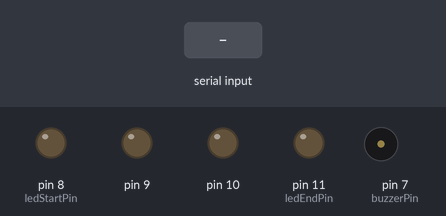
Simulated run of this sketch. Board: Arduino Uno, built with avr-gcc and run on an emulated ATmega328P. On the bench: output pins drawn as LEDs (lit = HIGH), buzzer (waves = sounding, pin HIGH). The inputs (shaded band) are chosen by the test bench. What the sketch prints to the serial monitor is not drawn.

Above: at 1.8 s.
1.9 s: "0\n" received over Serial
At 2.3 s:
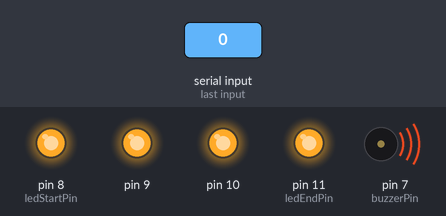
Timing chart, 0 to 4.9 s (numbered marks = the images above; inputs shaded):
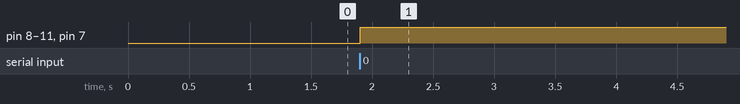

The sketch:

buzzer_timer.ino
```cpp
const int ledStartPin = 8;
const int ledEndPin = 11;

const int buzzerPin = 7;

int delayMs;

// To pass to int *result, use & but to pass to int &result just use result
void getUserInput(char *msg, int *result) {
  Serial.print(msg);

  while (Serial.available() > 0) Serial.read();
  while (Serial.available() == 0) {}

  *result = Serial.parseInt();
}

void setup() {
  Serial.begin(9600);
  delay(1000);

  for (int i = ledStartPin; i <= ledEndPin; i++) {
    pinMode(i, OUTPUT);
  }

  pinMode(buzzerPin, OUTPUT);

  getUserInput("Enter the amount of seconds you want to wait: ", &delayMs);
  delay(delayMs * 1000);
}

void loop() {
  digitalWrite(buzzerPin, HIGH);

  for (int i = ledStartPin; i <= ledEndPin; i++) {
    digitalWrite(i, HIGH);
  }
}
```

Measured:
- after the input at 1.9 s, pin 8 (ledStartPin), pin 9, pin 10, pin 11 (ledEndPin), pin 7 (buzzerPin): LOW → HIGH at once
